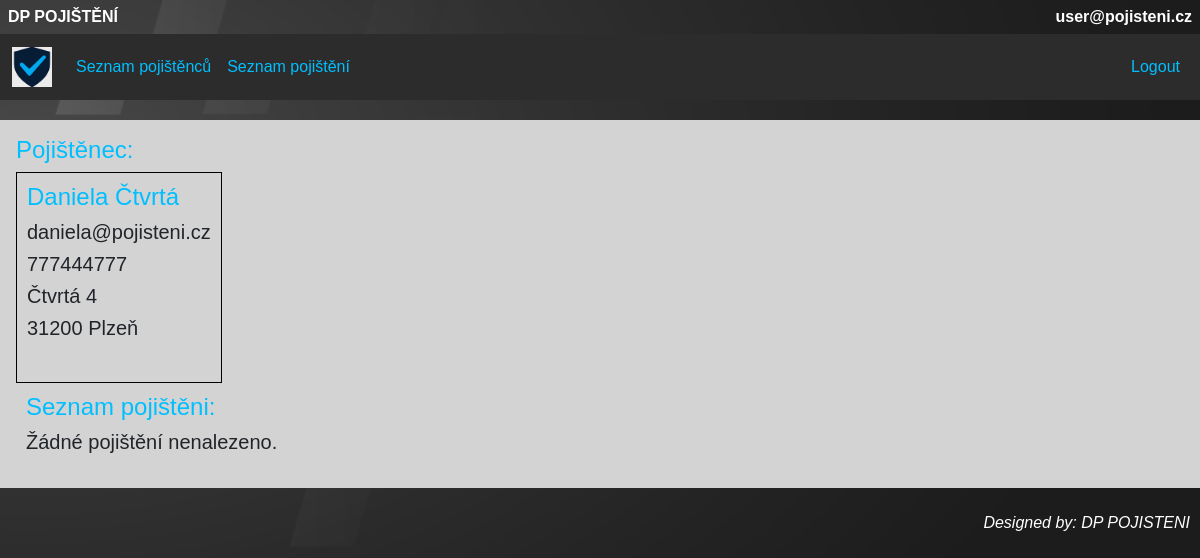
/pojistenci/6/pojistenec_detail/ (signed in), run on an earlier commit of the app's database.
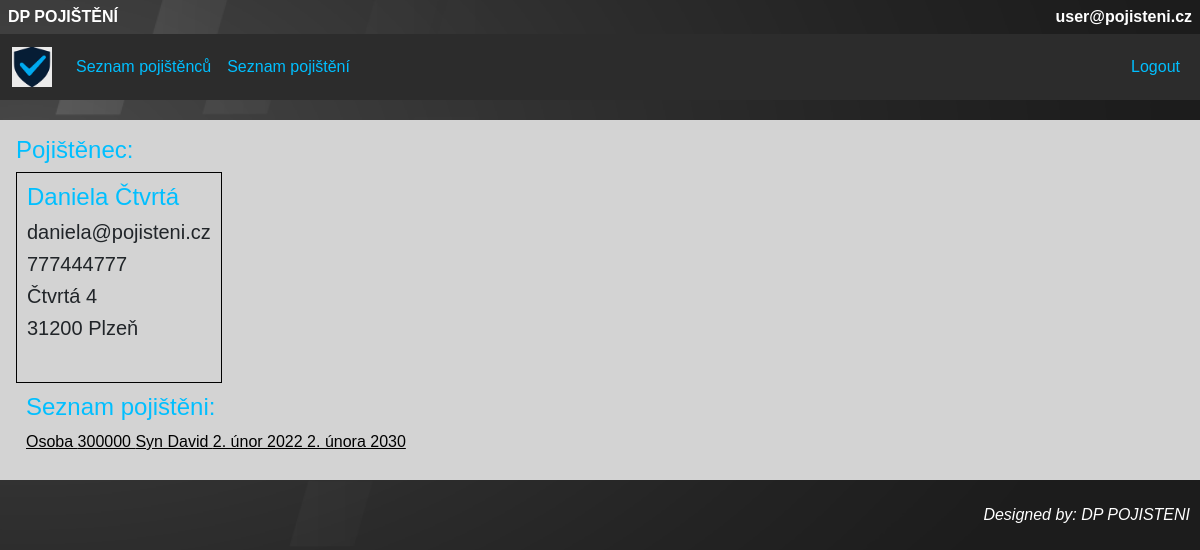
And on a later commit of the database.
### pojistenci/models.py (models this page shows, shortened)
class Pojisteni(models.Model):
    pojistenec = models.ForeignKey(Pojistenec, on_delete=models.CASCADE)
    typ = models.CharField(max_length=100, validators=[alphanum_space_dash_validator, min_length_validator, max_length_validator])
    castka = models.IntegerField(validators=[castka_min_validator, castka_max_validator])
    predmet_pojisteni = models.CharField(max_length=100, validators=[alphanum_space_dash_validator, min_length_validator, max_length_validator])
    platnost_od = models.DateField()
    platnost_do = models.DateField()
    class Meta:
        verbose_name = "Pojištění"
        verbose_name_plural = "Pojištění"

### pojistenci/views.py (the view, shortened to what this page needs)
# urls.py: path("<int:pk>/pojistenec_detail/", views.CurrentPojistenec.as_view(), name="pojistenec_detail"),
class CurrentPojistenec(generic.DetailView):
    model = Pojistenec
    template_name = "pojistenci/pojistenec_detail.html"
    def get(self, request, pk):
        if not request.user.is_authenticated:
            messages.info(request, "Musíš se nejdříve přihlášit.")
            return redirect("login")
        try:
            pojistenec = self.get_object()
            pojisteni_seznam = pojistenec.pojisteni_set.all().order_by("-id")
        except:
            return redirect("pojistenec_index")
        return render(request, self.template_name, {
            "pojistenec": pojistenec,
            "pojisteni_seznam": pojisteni_seznam
        })

### pojistenci/templates/pojistenci/pojistenec_detail.html (shortened to what this page needs)
{% extends "base.html" %}
{% block content %}
    <h4> Pojištěnec: </h4>
    <div class="boxik">
        <h4> {{ pojistenec.jmeno }} {{ pojistenec.prijmeni }}</h4>
        <h5> {{ pojistenec.email }} </h5>
        <h5> {{ pojistenec.telefon }} </h5>
        <h5> {{ pojistenec.ulice }} {{ pojistenec.cislo }} </h5>
        <h5> {{ pojistenec.psc }} {{ pojistenec.mesto }} </h5> <br>
    </div>
    <br>
    <div class="boxik-no-border">
    <h4>Seznam pojištěni:</h4>
    {% for pojisteni in pojisteni_seznam %}
        <a href="{% url 'pojisteni_detail' pojisteni.id %}" class="list_of_items">
             {{ pojisteni.typ }} {{ pojisteni.castka }} {{ pojisteni.predmet_pojisteni }} {{ pojisteni.platnost_od|date:"j. F Y" }} {{ pojisteni.platnost_do }}
        </a><br>
    {% empty %}
        <h5>Žádné pojištění nenalezeno.</h5>
    {% endfor %}
    </div>
{% endblock %}

What changed in the data, as far as the page shows it:
added Pojisteni: typ "Osoba", castka "300000", predmet_pojisteni "Syn David", platnost_od "2. únor 2022", platnost_do "2. února 2030"
Also different on the page:
text no longer shown: "Žádné pojištění nenalezeno."
